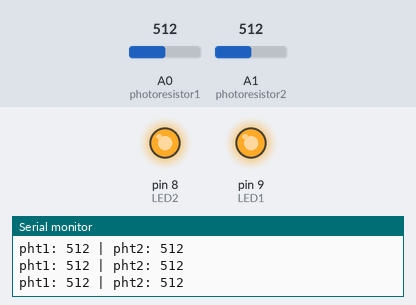
Simulated run of this sketch. Board: Arduino Uno, built with avr-gcc and run on an emulated ATmega328P. On the bench: output pins drawn as LEDs (lit = HIGH), the last lines printed to the serial monitor. Dashed ring = blinking. The test bench sets the inputs (shaded band); at power-on: A0 (photoresistor1) = 512, A1 (photoresistor2) = 512.

Above: at 1.2 s.
1.3 s: A0 (photoresistor1) set to 481
2.8 s: A0 (photoresistor1) set to 452
At 4.2 s:
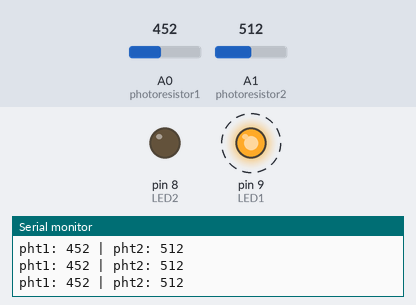
5.8 s: A1 (photoresistor2) set to 493
At 6.9 s:
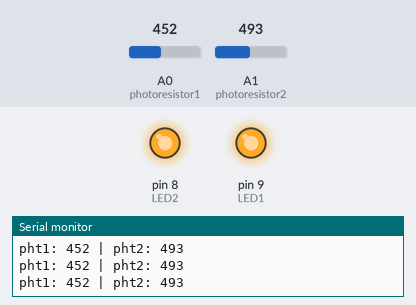
7.3 s: A1 (photoresistor2) set to 409
10.3 s: A1 (photoresistor2) set to 386
At 11.7 s:
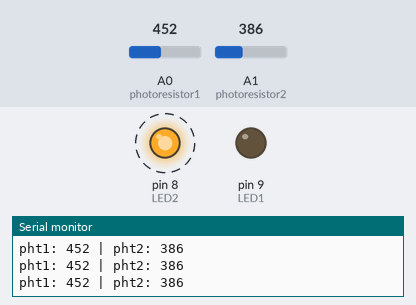
13.3 s: A1 (photoresistor2) set to 511
At 14.2 s:
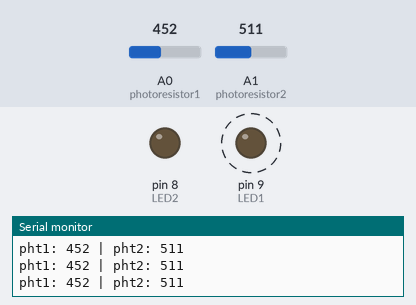
Timing chart, 0 to 17.3 s (numbered marks = the images above; inputs shaded):
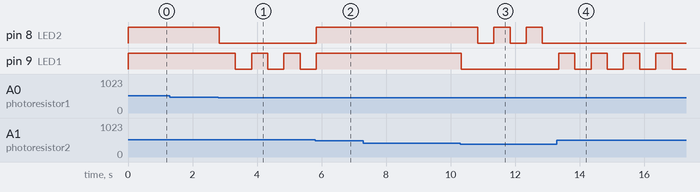

The sketch:

Light_source_detector.ino
```cpp
#define photoresistor1 A0
#define photoresistor2 A1

#define LED1 9
#define LED2 8

int difference = 50;
unsigned long previousMillis = 0;
const long interval = 500;

bool led1State = LOW;
bool led2State = LOW;

void setup() {
  pinMode(LED1, OUTPUT);
  pinMode(LED2, OUTPUT);
  Serial.begin(9600);
}

void loop() {
  int pht1 = analogRead(photoresistor1);
  int pht2 = analogRead(photoresistor2);
  Serial.print("pht1: "); Serial.print(pht1); Serial.print(" | pht2: "); Serial.println(pht2);

  unsigned long currentMillis = millis();

  if (abs(pht1 - pht2) < difference) {
    digitalWrite(LED1, HIGH);
    digitalWrite(LED2, HIGH);
  } else {
    bool isLdr1Brighter = pht1 < pht2;
    if (currentMillis - previousMillis >= interval) {
      previousMillis = currentMillis;
      led1State = isLdr1Brighter ? !led1State : LOW;
      led2State = !isLdr1Brighter ? !led2State : LOW;
      digitalWrite(LED1, led1State);
      digitalWrite(LED2, led2State);
    }
  }
}
```

Measured:
- the behaviour switches between 463 and 462 on A0 (photoresistor1) (found by bisection; images 0 and 1)
- the behaviour switches between 502 and 501 on A1 (photoresistor2) (found by bisection; images 1 and 2)
- the behaviour switches between 403 and 402 on A1 (photoresistor2) (found by bisection; images 2 and 3)
- after the input at 2.8 s, pin 8 (LED2): HIGH → LOW at once; pin 9 (LED1): alternates HIGH for 0.50 s and LOW for 0.50 s, starting after 0.53 s
- after the input at 5.8 s, pin 8 (LED2): LOW → HIGH at once; pin 9 (LED1): goes on until 5.8 s, then stays HIGH
- after the input at 10.3 s, pin 8 (LED2): alternates HIGH for 0.50 s and LOW for 0.50 s, starting after 0.54 s; pin 9 (LED1): HIGH → LOW at once
- after the input at 13.3 s, pin 8 (LED2): stops changing and stays LOW; pin 9 (LED1): alternates HIGH for 0.50 s and LOW for 0.50 s, starting after 0.05 s
